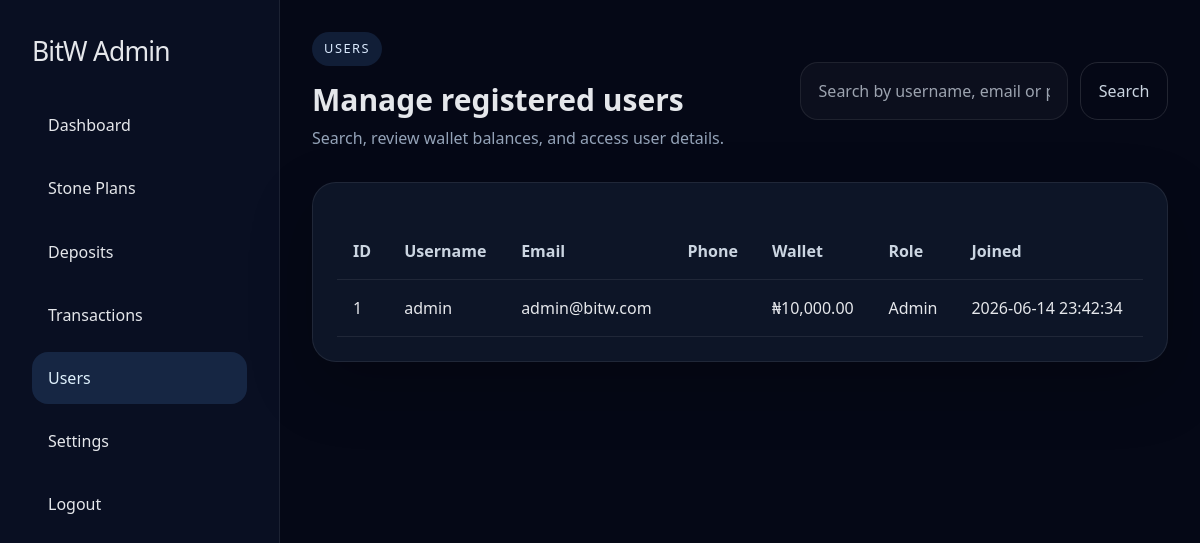
The page /admin/users.php (signed in) on the database its author committed.
### tables this page shows
CREATE TABLE IF NOT EXISTS wallets (
    id INT AUTO_INCREMENT PRIMARY KEY,
    user_id INT NOT NULL,
    balance DECIMAL(15,2) DEFAULT 0.00,
    FOREIGN KEY (user_id) REFERENCES users(id) ON DELETE CASCADE
);

CREATE TABLE IF NOT EXISTS users (
    id INT AUTO_INCREMENT PRIMARY KEY,
    username VARCHAR(50) UNIQUE NOT NULL,
    email VARCHAR(100) UNIQUE NOT NULL,
    password VARCHAR(255) NOT NULL,
    referral_code VARCHAR(20) UNIQUE,
    referred_by INT DEFAULT NULL,
    is_admin TINYINT(1) DEFAULT 0,
    rank_level INT DEFAULT 1,
    total_referrals INT DEFAULT 0,
    referral_earnings DECIMAL(15,2) DEFAULT 0.00,
    created_at TIMESTAMP DEFAULT CURRENT_TIMESTAMP,
    updated_at TIMESTAMP DEFAULT CURRENT_TIMESTAMP ON UPDATE CURRENT_TIMESTAMP
);

### public/admin/users.php (the view, shortened to what this page needs)
<?php
require_once __DIR__ . '/includes/admin_init.php';
$search = trim($_GET['search'] ?? '');
$query = "SELECT u.*, w.balance FROM users u LEFT JOIN wallets w ON w.user_id = u.id";
$params = [];
$query .= " ORDER BY u.created_at DESC";
$stmt = $pdo->prepare($query);
$stmt->execute($params);
$users = $stmt->fetchAll();
require_once __DIR__ . '/includes/admin_header.php';
?>
<div class="admin-top">
    <div>
        <span class="badge">Users</span>
        <h2 class="text-3xl font-bold mt-4">Manage registered users</h2>
        <p class="text-slate-400 mt-2">Search, review wallet balances, and access user details.</p>
    </div>
    <form method="GET" class="flex gap-3">
        <input name="search" class="form-field" placeholder="Search by username, email or phone" value="<?= htmlspecialchars($search) ?>">
        <button class="btn-secondary" type="submit">Search</button>
    </form>
</div>
<div class="admin-card">
    <table class="table">
        <thead>
            <tr>
                <th>ID</th>
                <th>Username</th>
                <th>Email</th>
                <th>Phone</th>
                <th>Wallet</th>
                <th>Role</th>
                <th>Joined</th>
            </tr>
        </thead>
        <tbody>
            <?php foreach ($users as $user): ?>
                <tr>
                    <td><?= htmlspecialchars($user['id']) ?></td>
                    <td><?= htmlspecialchars($user['username']) ?></td>
                    <td><?= htmlspecialchars($user['email']) ?></td>
                    <td><?= htmlspecialchars($user['phone']) ?></td>
                    <td>₦<?= number_format($user['balance'] ?? 0, 2) ?></td>
                    <td><?= $user['is_admin'] ? 'Admin' : 'User' ?></td>
                    <td><?= htmlspecialchars($user['created_at']) ?></td>
                </tr>
            <?php endforeach; ?>
        </tbody>
    </table>
</div>
<?php require_once __DIR__ . '/includes/admin_footer.php';

### public/admin/includes/admin_header.php (style rules this page uses)
body { background: #050816; color: #e5e7eb; min-height: 100vh; }
.admin-top { display:flex; justify-content:space-between; align-items:center; gap:1rem; margin-bottom:2rem; }
.admin-card { background: rgba(15, 23, 42, 0.92); border:1px solid rgba(255,255,255,0.08); border-radius:24px; padding:1.5rem; box-shadow:0 24px 64px rgba(0,0,0,0.22); }
.form-field { width:100%; padding:1rem 1.1rem; border-radius:18px; border:1px solid rgba(255,255,255,0.08); background: rgba(255,255,255,0.03); color:#f8fafc; }
.btn-secondary { display:inline-flex; align-items:center; gap:.5rem; justify-content:center; padding:.95rem 1.1rem; border-radius:18px; border:1px solid rgba(255,255,255,0.12); background: transparent; color:#cbd5e1; cursor:pointer; }
.table { width:100%; border-collapse:collapse; margin-top:1rem; }
.table th, .table td { padding:1rem 1rem; text-align:left; border-bottom:1px solid rgba(255,255,255,0.08); }
.table th { color:#cbd5e1; font-weight:700; }
.badge { display:inline-flex; align-items:center; gap:.4rem; padding:.45rem .75rem; border-radius:999px; background: rgba(96, 165, 250, 0.14); color: #dbeafe; font-size:.8rem; text-transform:uppercase; letter-spacing:.12em; }

### rows shown on the page
wallets: user "1", user.username "admin", user.email "admin@bitw.com", balance "10,000.00", user.created_at "2026-06-14 23:42:34"

### other values the page prints
$appAlias "BitW"
